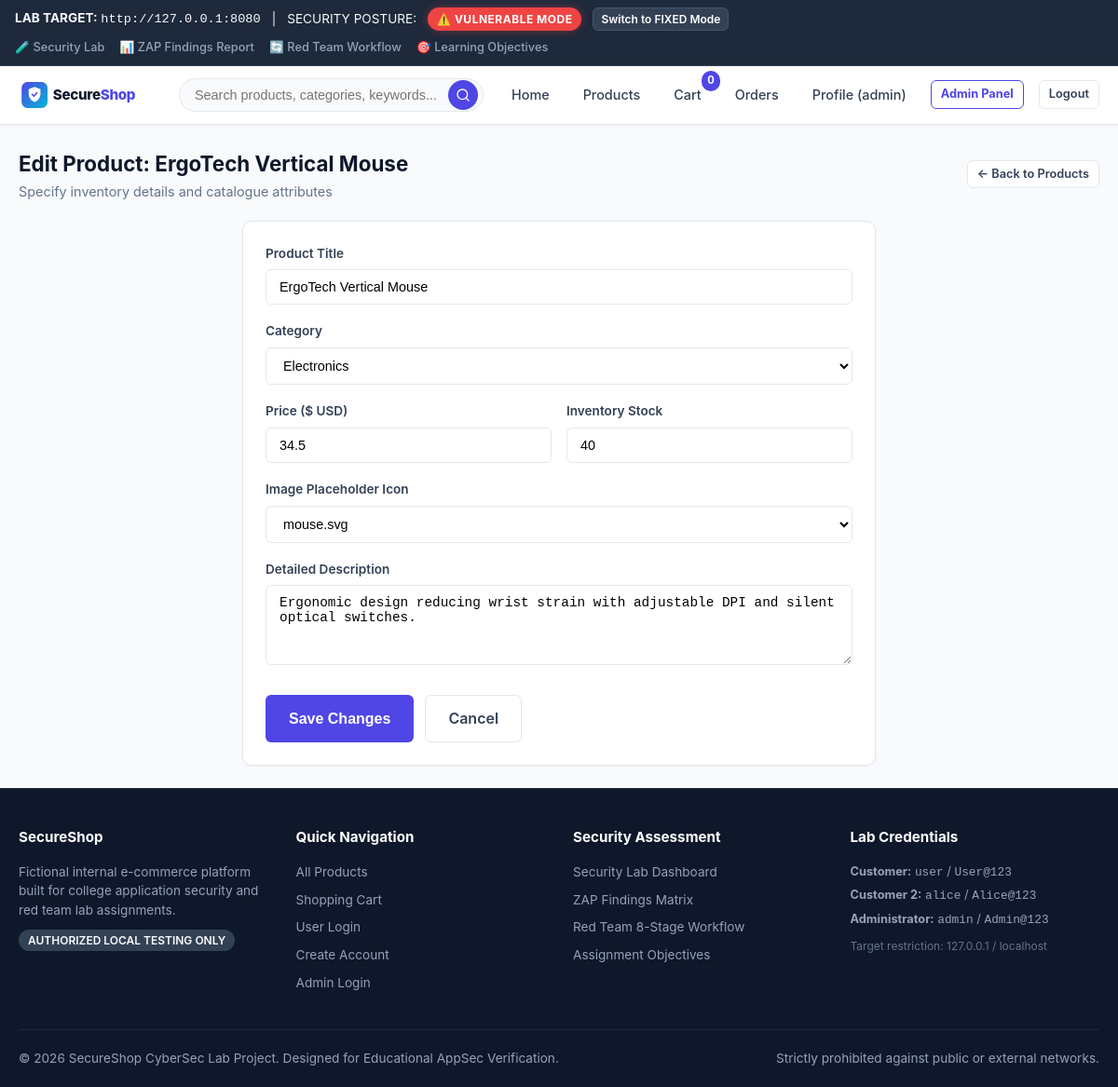
Page /admin/products/edit/2 (signed in) on the committed database.
### tables this page shows
CREATE TABLE products (
        id INTEGER PRIMARY KEY AUTOINCREMENT,
        name TEXT NOT NULL,
        description TEXT NOT NULL,
        price REAL NOT NULL,
        category TEXT NOT NULL,
        stock INTEGER NOT NULL DEFAULT 10,
        image TEXT NOT NULL,
        created_at TIMESTAMP DEFAULT CURRENT_TIMESTAMP
    );

### app.py (the view, shortened to what this page needs)
@app.route("/admin/products/edit/<int:product_id>", methods=["GET", "POST"])
@admin_required
def admin_product_edit(product_id):
    conn = get_db()
    cursor = conn.cursor()
    product = cursor.execute("SELECT * FROM products WHERE id = ?;", (product_id,)).fetchone()
    if not product:
        conn.close()
        abort(404)
    conn.close()
    return render_template("admin_product_form.html", product=product)

### app.py (called while the page is built, shortened)
def is_public_deploy():
    return bool(
        os.environ.get("RENDER")
        or os.environ.get("RENDER_SERVICE_ID")
        or os.environ.get("ENVIRONMENT") == "production"
        or os.environ.get("PUBLIC_DEPLOYMENT") == "true"
    )

def get_security_mode():
    if is_public_deploy():
        return "fixed"
    if os.path.exists(CONFIG_STATE_PATH):
        try:
            with open(CONFIG_STATE_PATH, "r", encoding="utf-8") as f:
                state = json.load(f)
                return state.get("security_mode", "vulnerable")
        except Exception:
            pass
    return os.environ.get("SECURITY_MODE", "vulnerable").lower()

def get_db():
    conn = sqlite3.connect(DB_PATH)
    conn.row_factory = sqlite3.Row
    conn.execute("PRAGMA foreign_keys = ON;")
    return conn

@app.before_request
def configure_session_security():
    mode = get_security_mode()
    if mode == "vulnerable":
        app.config["SESSION_COOKIE_HTTPONLY"] = False
        app.config["SESSION_COOKIE_SAMESITE"] = None
        app.config["SESSION_COOKIE_SECURE"] = False
    else:
        app.config["SESSION_COOKIE_HTTPONLY"] = True
        app.config["SESSION_COOKIE_SAMESITE"] = "Lax"
        app.config["SESSION_COOKIE_SECURE"] = False  # Local HTTP lab testing

@app.after_request
def apply_security_headers(response):
    mode = get_security_mode()
    if mode == "vulnerable":
        response.headers["Server"] = "SecureShop-Dev/1.0 (Python/Flask-Debug)"
    return response

@app.context_processor
def inject_global_template_vars():
    mode = get_security_mode()
    cart_count = 0
    if session.get("user_id"):
        try:
            conn = get_db()
            row = conn.execute("""
                SELECT SUM(ci.quantity) as count
                FROM cart c
                JOIN cart_items ci ON c.id = ci.cart_id
                WHERE c.user_id = ?
            """, (session["user_id"],)).fetchone()
            if row and row["count"]:
                cart_count = row["count"]
            conn.close()
        except Exception:
            pass
    return {
        "security_mode": mode,
        "is_public_deploy": is_public_deploy(),
        "cart_count": cart_count,
        "current_user": session.get("username"),
        "is_admin": session.get("role") == "admin"
    }

### templates/admin_product_form.html (shortened to what this page needs)
{% extends "base.html" %}
{% block content %}
<div class="section-header">
  <div>
    <h1 class="section-title">{{ 'Edit Product: ' ~ product['name'] if product else 'Add New Product' }}</h1>
    <p style="font-size: 0.9rem; color: var(--muted);">Specify inventory details and catalogue attributes</p>
  </div>
  <a href="{{ url_for('admin_products') }}" class="btn btn-secondary btn-sm">&larr; Back to Products</a>
</div>
<div class="cart-card" style="max-width: 680px; margin: 0 auto;">
  <form action="" method="POST">
    <div class="form-group">
      <label class="form-label" for="name">Product Title</label>
      <input type="text" id="name" name="name" class="form-control" value="{{ product['name'] if product else '' }}" required placeholder="e.g. Ergonomic Office Chair">
    </div>
    <div class="form-group">
      <label class="form-label" for="category">Category</label>
      <select id="category" name="category" class="form-control" required>
        {% for cat in ['Electronics', 'Accessories', 'Apparel', 'Home & Living', 'Office Supplies'] %}
          <option value="{{ cat }}" {% if product and product['category'] == cat %}selected{% endif %}>{{ cat }}</option>
        {% endfor %}
      </select>
    </div>
    <div style="display: grid; grid-template-columns: 1fr 1fr; gap: 16px;">
      <div class="form-group">
        <label class="form-label" for="price">Price ($ USD)</label>
        <input type="number" step="0.01" min="0.01" id="price" name="price" class="form-control" value="{{ product['price'] if product else '29.99' }}" required>
      </div>
      <div class="form-group">
        <label class="form-label" for="stock">Inventory Stock</label>
        <input type="number" min="0" id="stock" name="stock" class="form-control" value="{{ product['stock'] if product else '20' }}" required>
      </div>
    </div>
    <div class="form-group">
      <label class="form-label" for="image">Image Placeholder Icon</label>
      <select id="image" name="image" class="form-control" required>
        {% for img in ['headphones.svg', 'mouse.svg', 'monitor.svg', 'keyboard.svg', 'backpack.svg', 'bottle.svg', 'shirt.svg', 'lamp.svg'] %}
          <option value="{{ img }}" {% if product and product['image'] == img %}selected{% endif %}>{{ img }}</option>
        {% endfor %}
      </select>
    </div>
    <div class="form-group">
      <label class="form-label" for="description">Detailed Description</label>
      <textarea id="description" name="description" rows="4" class="form-control" required placeholder="Write a thorough product description...">{{ product['description'] if product else '' }}</textarea>
    </div>
    <div style="display: flex; gap: 12px; margin-top: 24px;">
      <button type="submit" class="btn btn-primary btn-lg">
        {{ 'Save Changes' if product else 'Publish Product' }}
      </button>
      <a href="{{ url_for('admin_products') }}" class="btn btn-secondary btn-lg">Cancel</a>
    </div>
  </form>
</div>
{% endblock %}

### static/css/style.css (style rules this page uses)
:root { --primary: #4F46E5; --primary-hover: #4338CA; --primary-light: #EEF2FF; --secondary: #0EA5E9; --accent: #F59E0B; --success: #10B981; --success-bg: #ECFDF5; --danger: #EF4444; --danger-bg: #FEF2F2; --warning: #F59E0B; --warning-bg: #FFFBEB; --dark: #0F172A; --slate: #334155; --muted: #64748B; --light: #F8FAFC; --card-bg: #FFFFFF; --border: #E2E8F0; --radius-sm: 6px; --radius: 10px; --radius-lg: 16px; --shadow-sm: 0 1px 2px 0 rgba(0, 0, 0, 0.05); --shadow: 0 4px 6px -1px rgba(0, 0, 0, 0.08), 0 2px 4px -1px rgba(0, 0, 0, 0.04); --shadow-lg: 0 10px 15px -3px rgba(0, 0, 0, 0.1), 0 4px 6px -2px rgba(0, 0, 0, 0.05); --transition: all 0.2s cubic-bezier(0.4, 0, 0.2, 1); }
* { box-sizing: border-box; margin: 0; padding: 0; }
body { font-family: -apple-system, BlinkMacSystemFont, "Segoe UI", Roboto, "Helvetica Neue", Arial, sans-serif; color: var(--dark); background-color: var(--light); line-height: 1.6; min-height: 100vh; display: flex; flex-direction: column; }
a { color: var(--primary); text-decoration: none; transition: var(--transition); }
.btn { display: inline-flex; align-items: center; justify-content: center; gap: 8px; padding: 8px 16px; font-size: 0.9rem; font-weight: 600; border-radius: var(--radius-sm); border: 1px solid transparent; cursor: pointer; transition: var(--transition); text-decoration: none; }
.btn-primary { background: var(--primary); color: #FFFFFF; }
.btn-secondary { background: #FFFFFF; color: var(--slate); border-color: var(--border); }
.btn-sm { padding: 4px 10px; font-size: 0.8rem; }
.btn-lg { padding: 12px 24px; font-size: 1rem; }
.section-header { display: flex; align-items: center; justify-content: space-between; margin-bottom: 20px; }
.section-title { font-size: 1.4rem; font-weight: 700; color: var(--dark); }
.form-group { margin-bottom: 18px; }
.form-label { display: block; font-size: 0.85rem; font-weight: 600; margin-bottom: 6px; color: var(--slate); }
.form-control { width: 100%; padding: 10px 14px; border: 1px solid var(--border); border-radius: var(--radius-sm); font-size: 0.9rem; outline: none; background: white; transition: var(--transition); }
.cart-card, .summary-card { background: white; border: 1px solid var(--border); border-radius: var(--radius); padding: 24px; box-shadow: var(--shadow-sm); }

### rows in the picture
products: name "Edit Product: ErgoTech Vertical Mouse", name "ErgoTech Vertical Mouse", category "Electronics", price "34.5", stock "40", image "mouse.svg", description "Ergonomic design reducing wrist strain with adjustable DPI and silent optical switches."

### other values in the picture
{{ 'FIXED' if security_mode == 'vulnerable' else 'VULNERABLE' }} "FIXED"
{{ session.get('cart_count', 0) }} "0"
{{ session.get('username') }} "admin"
{{ 'Save Changes' if product else 'Publish Product' }} "Save Changes"
